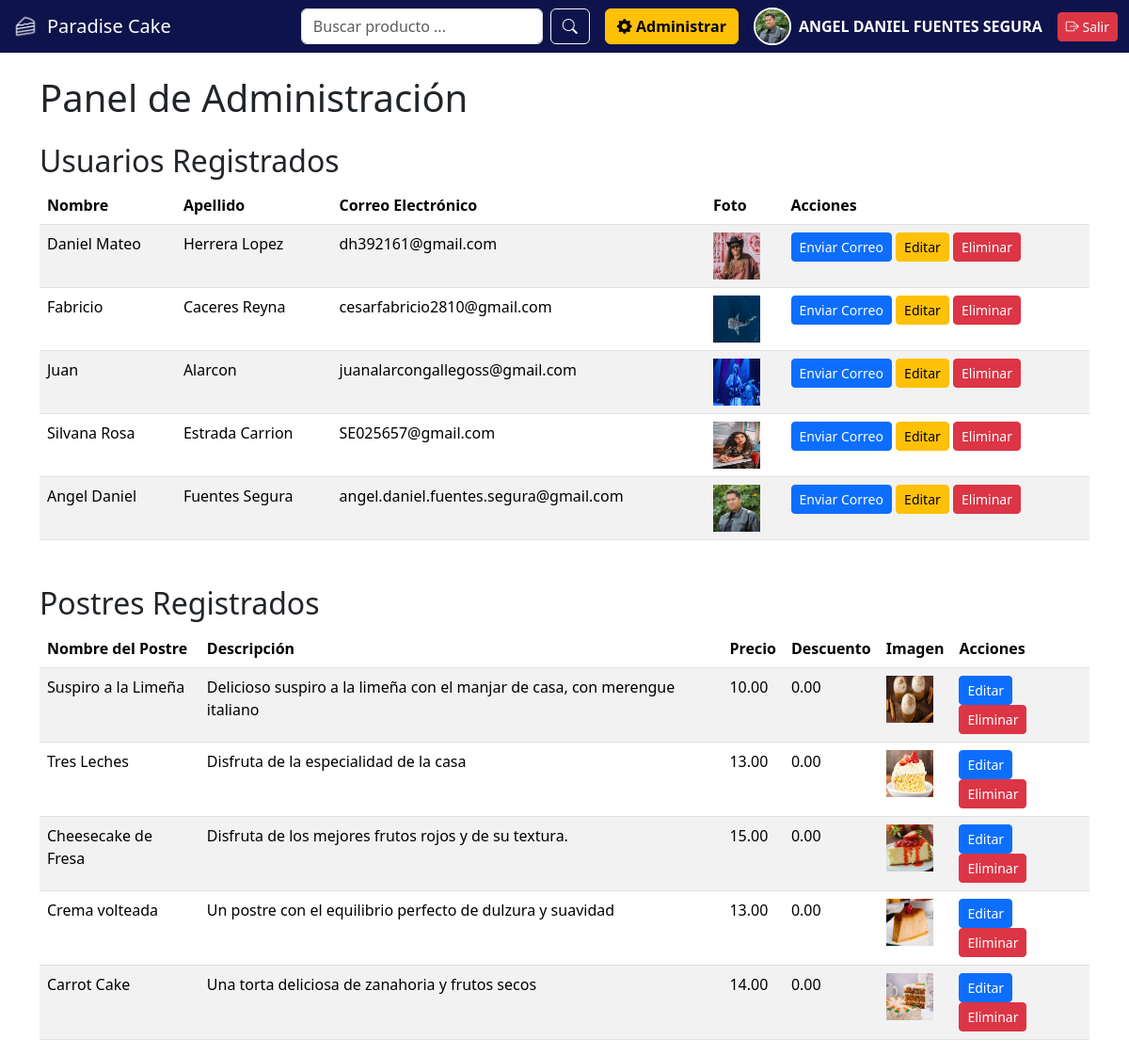
Page /administrar.php (signed in) on the committed database.
### tables this page shows
CREATE TABLE `users` (
  `id` int(11) NOT NULL,
  `nombre` varchar(30) DEFAULT NULL,
  `apellido` varchar(30) DEFAULT NULL,
  `email` varchar(100) DEFAULT NULL,
  `password` varchar(100) DEFAULT NULL,
  `image` varchar(50) DEFAULT NULL,
  `perfil` int(11) NOT NULL CHECK (`perfil` in (1,9))
);

CREATE TABLE `desserts` (
  `id` int(11) NOT NULL,
  `name` varchar(50) DEFAULT NULL,
  `descripcion` varchar(100) DEFAULT NULL,
  `price` decimal(10,2) DEFAULT NULL,
  `discount` decimal(10,2) DEFAULT NULL,
  `image` varchar(50) DEFAULT NULL
);

### administrar.php (the view, shortened to what this page needs)
<?php
$bd = conexion('localhost', 'panaderia', 'root', '');
$sqlUsuarios = $bd->query("SELECT * FROM users");
$usuarios = $sqlUsuarios->fetchAll(PDO::FETCH_ASSOC);
$sqlPostres = $bd->query("SELECT * FROM desserts");
$postres = $sqlPostres->fetchAll(PDO::FETCH_ASSOC);
?>
<!doctype html>
<html lang="es">
  <head>
    <link
      href="https://cdn.jsdelivr.net/npm/bootstrap@5.3.8/dist/css/bootstrap.min.css"
      rel="stylesheet"
    />
  </head>
  <body>
    <?php require_once('./partials/barraNavegacion.php'); ?>
    <div class="container mt-4">
      <h1 class="mb-4">Panel de Administración</h1>
      <h2>Usuarios Registrados</h2>
      <table class="table table-striped">
        <thead>
          <tr>
            <th>Nombre</th>
            <th>Apellido</th>
            <th>Correo Electrónico</th>
            <th>Foto</th>
            <th>Acciones</th>
          </tr>
        </thead>
        <tbody>
          <?php if(count($usuarios) > 0): ?>
            <?php foreach($usuarios as $usuario): ?>
              <tr>
                <td><?= htmlspecialchars($usuario['nombre']) ?></td>
                <td><?= htmlspecialchars($usuario['apellido']) ?></td>
                <td><?= htmlspecialchars($usuario['email']) ?></td>
                <td>
                  <?php if(!empty($usuario['image'])): ?>
                    <img src="img/<?= htmlspecialchars($usuario['image']) ?>" width="50" height="50" alt="Foto">
                  <?php else: ?>
                    Sin foto
                  <?php endif; ?>
                </td>
<td>
    <a href="enviarCorreo.php?id=<?= $usuario['id'] ?>" class="btn btn-sm btn-primary">Enviar Correo</a>
    <a href="editar_usuario.php?id=<?= $usuario['id'] ?>" class="btn btn-sm btn-warning">Editar</a>
    <a href="eliminar_usuario.php?id=<?= $usuario['id'] ?>" class="btn btn-sm btn-danger">Eliminar</a>
</td>
              </tr>
            <?php endforeach; ?>
          <?php else: ?>
            <tr>
              <td colspan="5" class="text-center">No hay usuarios registrados</td>
            </tr>
          <?php endif; ?>
        </tbody>
      </table>
      <h2 class="mt-5">Postres Registrados</h2>
      <table class="table table-striped">
        <thead>
          <tr>
            <th>Nombre del Postre</th>
            <th>Descripción</th>
            <th>Precio</th>
            <th>Descuento</th>
            <th>Imagen</th>
            <th>Acciones</th>
          </tr>
        </thead>
        <tbody>
          <?php if(count($postres) > 0): ?>
            <?php foreach($postres as $postre): ?>
              <tr>
                <td><?= htmlspecialchars($postre['name']) ?></td>
                <td><?= htmlspecialchars($postre['descripcion']) ?></td>
                <td><?= htmlspecialchars($postre['price']) ?></td>
                <td><?= htmlspecialchars($postre['discount']) ?></td>
                <td>
                  <?php if(!empty($postre['image'])): ?>
                    <img src="img/<?= htmlspecialchars($postre['image']) ?>" width="50" height="50" alt="Imagen">
                  <?php else: ?>
                    Sin imagen
                  <?php endif; ?>
                </td>
                <td>
                  <a href="editar_postre.php?id=<?= $postre['id'] ?>" class="btn btn-sm btn-primary">Editar</a>
                  <a href="eliminar_postre.php?id=<?= $postre['id'] ?>" class="btn btn-sm btn-danger">Eliminar</a>
                </td>
              </tr>
            <?php endforeach; ?>
          <?php else: ?>
            <tr>
              <td colspan="6" class="text-center">No hay postres registrados</td>
            </tr>
          <?php endif; ?>
        </tbody>
      </table>
    </div>
  </body>
</html>

### partials/barraNavegacion.php (shortened to what this page needs)
<!doctype html>
<html lang="es">
  <head>
    <link href="https://cdn.jsdelivr.net/npm/bootstrap@5.3.3/dist/css/bootstrap.min.css" rel="stylesheet">
    <link rel="stylesheet" href="https://cdn.jsdelivr.net/npm/bootstrap-icons@1.11.3/font/bootstrap-icons.css">
</head>
  <body>
<nav class="navbar navbar-expand-lg" style="background-color: #0e144bff;">
  <div class="container-fluid">
    <a class="navbar-brand d-flex align-items-center" href="index.php">
      <img src="img/logo.png" alt="Logo" width="30" height="30" class="me-2">
      <span class="text-white">Paradise Cake</span>
    </a>
    <div class="collapse navbar-collapse" id="navbarContent">
      <div class="d-flex ms-auto align-items-center">
        <form class="d-flex me-3" role="search">
          <input class="form-control me-2" type="search" placeholder="Buscar producto ..." aria-label="Search">
          <button class="btn btn-outline-light" type="submit"><i class="bi bi-search"></i></button>
        </form>
        <?php if(!isset($_SESSION['nombre'])): ?>
          <a class="btn btn-outline-light me-2" href="registroUsuarios.php">Registrarse</a>
          <a class="btn btn-outline-light" href="login.php">Iniciar Sesión</a>
        <?php else: ?>
          <?php if($_SESSION['perfil'] == 9): ?>
              <a class="btn btn-warning me-3 fw-bold" href="administrar.php">
                <i class="bi bi-gear-fill"></i> Administrar
              </a>
          <?php endif; ?>
          <div class="me-2">
            <?php $imagen = !empty($_SESSION['image']) ? $_SESSION['image'] : 'default.png'; ?>
            <img style="border-radius: 50%; width: 40px; height: 40px; object-fit: cover; border: 2px solid white;"
                 src="./img/<?= $imagen; ?>"
                 alt="Avatar">
          </div>
          <span class="text-white me-3 fw-bold">
            <?= strtoupper($_SESSION['nombre']) . ' ' . strtoupper($_SESSION['apellido']) ?>
          </span>
          <a class="btn btn-danger btn-sm" href="logout.php">
             <i class="bi bi-box-arrow-right"></i> Salir
          </a>
        <?php endif; ?>
      </div>
    </div>
  </div>
</nav>
</body>
</html>

### rows in the picture
users: nombre "Daniel Mateo", apellido "Herrera Lopez", email "dh392161@gmail.com", image (picture)
users: nombre "Fabricio", apellido "Caceres Reyna", email "cesarfabricio2810@gmail.com", image (picture)
users: nombre "Juan", apellido "Alarcon", email "juanalarcongallegoss@gmail.com", image (picture)
users: nombre "Silvana Rosa", apellido "Estrada Carrion", email "SE025657@gmail.com", image (picture)
users: nombre "Angel Daniel", apellido "Fuentes Segura", email "angel.daniel.fuentes.segura@gmail.com", image (picture)
desserts: name "Suspiro a la Limeña", descripcion "Delicioso suspiro a la limeña con el manjar de casa, con merengue italiano", price "10.00", discount "0.00", image (picture)
desserts: name "Tres Leches", descripcion "Disfruta de la especialidad de la casa", price "13.00", discount "0.00", image (picture)
desserts: name "Cheesecake de Fresa", descripcion "Disfruta de los mejores frutos rojos y de su textura.", price "15.00", discount "0.00", image (picture)
desserts: name "Crema volteada", descripcion "Un postre con el equilibrio perfecto de dulzura y suavidad", price "13.00", discount "0.00", image (picture)
desserts: name "Carrot Cake", descripcion "Una torta deliciosa de zanahoria y frutos secos", price "14.00", discount "0.00", image (picture)

### other values in the picture
$_SESSION['nombre'] "ANGEL DANIEL"
$_SESSION['apellido'] "FUENTES SEGURA"
